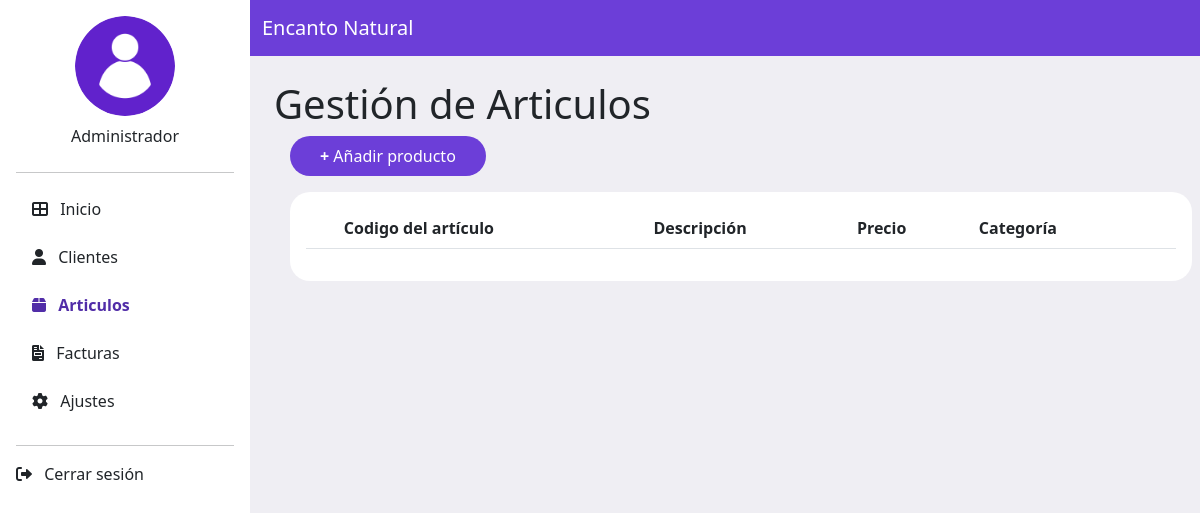
Before: /vista/articulos.php with the older database file.
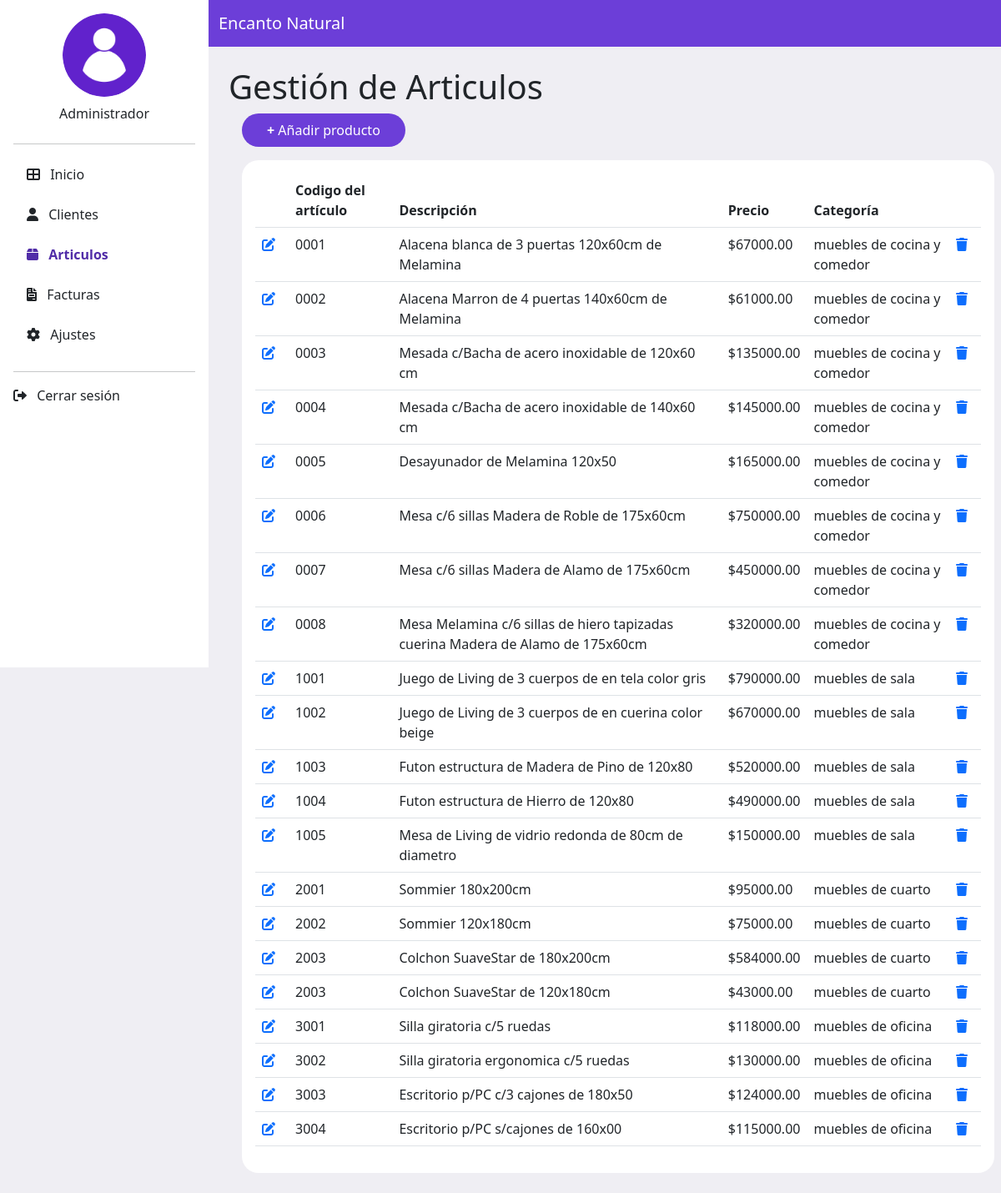
After: the same page with the newer database file.
### tables this page shows
CREATE TABLE `producto` (
  `id_producto` int(11) NOT NULL,
  `codigo_producto` varchar(250) NOT NULL,
  `descripcion_producto` varchar(250) NOT NULL,
  `precio_producto` decimal(10,2) NOT NULL,
  `categorias_id` int(11) DEFAULT NULL,
  `stock` varchar(50) DEFAULT NULL
);

CREATE TABLE `categorias` (
  `id` int(11) NOT NULL,
  `nombre` varchar(255) NOT NULL,
  `producto_id` int(11) DEFAULT NULL
);

### modelo/conexion.php (called while the page is built, shortened)
<?php
class Conexion
{
    private $conexion;
    public function __construct()
    {
        $this->conexion = new mysqli("localhost:3307", "root", "", "facturacion");
    }
    public function obtener_productos()
    {
        $sql = "SELECT p.id_producto, p.codigo_producto, p.descripcion_producto, p.precio_producto, c.nombre AS nombre_categoria
                FROM producto p
                JOIN categorias c ON p.categorias_id = c.id";
        $result = $this->conexion->query($sql);
        if ($result && $result->num_rows > 0) {
            $productos = array();
            while ($row = $result->fetch_assoc()) {
                $productos[] = $row;
            }
            return $productos;
        } else {
            return array();
        }
    }
}

### vista/articulos.php (the view, shortened to what this page needs)
<!DOCTYPE html>
<html lang="en">
<head>
  <link href="https://cdn.jsdelivr.net/npm/bootstrap@5.3.0/dist/css/bootstrap.min.css" rel="stylesheet">
  <link rel="stylesheet" href="https://cdnjs.cloudflare.com/ajax/libs/font-awesome/6.0.0-beta3/css/all.min.css">
  <link rel="stylesheet" href="styles.css">
</head>
<body>
  <?php
  include_once("../modelo/conexion.php");
  $modelo = new conexion();
  $productos = $modelo->obtener_productos();
  ?>
  <div class="d-flex">
    <div id="sidebar" class="bg-light p-3">
    <div class="text-center mb-4">
        <img src="img/user1.png" class="rounded-circle" alt="Avatar">
        <p class="mt-2">Administrador <br><?php session_start();
                                          echo htmlspecialchars($_SESSION["nombre_usuario"]) ?> </p>
      </div>
      <hr>
      <ul class="nav flex-column">
        <li class="nav-item mb-2">
          <a class="nav-link text-dark" href="admin.php"><i class="fas fa-th-large me-2"></i> Inicio</a>
        </li>
        <li class="nav-item mb-2">
          <a class="nav-link text-dark" href="clientes.php"><i class="fas fa-user me-2"></i> Clientes</a>
        </li>
        <li class="nav-item mb-2">
          <a class="nav-link text-dark active" href="articulos.php"><i class="fas fa-box me-2"></i> Articulos</a>
        </li>
        <li class="nav-item mb-2">
          <a class="nav-link text-dark" href="facturas.php"><i class="fas fa-file-invoice me-2"></i> Facturas</a>
        </li>
        <li class="nav-item mb-2">
          <a class="nav-link text-dark" href="ajustes.php"><i class="fas fa-cog me-2"></i> Ajustes</a>
        </li>
      </ul>
      <hr>
      <div class="mt-auto">
        <a class="nav-link text-dark" href="../controlador/cerrarSession.php"><i class="fas fa-sign-out-alt me-2"></i> Cerrar sesión</a>
      </div>
    </div>
    <div class="w-100">
      <nav class="navbar navbar-expand-lg navbar-light text-white">
        <div class="container-fluid">
          <span class="navbar-brand text-white">Encanto Natural</span>
        </div>
      </nav>
      <div class="content p-4">
        <div class="title-box">
          <h1>Gestión de Articulos</h1>
        </div>
        <a class="btn custom-btn btn-center mb-3 ms-3" onclick="abrirRecuadroo()"><b>+</b> Añadir producto </a>
        <div class="card custom-card ms-3">
          <div class="card-body">
            <table class="table table-hover">
              <thead>
                <tr>
                  <th scope="col"> </th>
                  <th scope="col">Codigo del artículo</th>
                  <th scope="col">Descripción</th>
                  <th scope="col">Precio</th>
                  <th scope="col">Categoría</th>
                  <th scope="col"> </th>
                </tr>
              </thead>
              <tbody>
                <?php
                foreach ($productos as $producto) {
                   echo "<th><a scope='row' href='../controlador/productoA.php?accion=editar&id=" . $producto["id_producto"] . "'><i class='fas fa-edit me-2'></i></a></th>";
                  echo "<td>" . $producto["codigo_producto"] . "</td>";
                  echo "<td>" . $producto["descripcion_producto"] . "</td>";
                  echo "<td>$" . $producto["precio_producto"] . "</td>";
                  echo "<td>" . $producto["nombre_categoria"] . "</td>";
                  echo "<th><a scope='row' href='../controlador/productoA.php?accion=eliminar&id=" . $producto["id_producto"] . "'><i class='fas fa-trash me-2'></i></a></th>";
                }
                ?>
              </tbody>
            </table>
          </div>
        </div>
</body>
</html>

Changed rows visible on the page:
now on this page (row edited): producto: codigo_producto "0001", descripcion_producto "Alacena blanca de 3 puertas 120x60cm de Melamina", precio_producto "67000.00", categorias.nombre "muebles de cocina y comedor"
added producto: codigo_producto "0002", descripcion_producto "Alacena Marron de 4 puertas 140x60cm de Melamina", precio_producto "61000.00", categorias.nombre "muebles de cocina y comedor"
added producto: codigo_producto "0003", descripcion_producto "Mesada c/Bacha de acero inoxidable de 120x60 cm", precio_producto "135000.00", categorias.nombre "muebles de cocina y comedor"
added producto: codigo_producto "0004", descripcion_producto "Mesada c/Bacha de acero inoxidable de 140x60 cm", precio_producto "145000.00", categorias.nombre "muebles de cocina y comedor"
added producto: codigo_producto "0005", descripcion_producto "Desayunador de Melamina 120x50", precio_producto "165000.00", categorias.nombre "muebles de cocina y comedor"
added producto: codigo_producto "0006", descripcion_producto "Mesa c/6 sillas Madera de Roble de 175x60cm", precio_producto "750000.00", categorias.nombre "muebles de cocina y comedor"
added producto: codigo_producto "0007", descripcion_producto "Mesa c/6 sillas Madera de Alamo de 175x60cm", precio_producto "450000.00", categorias.nombre "muebles de cocina y comedor"
added producto: codigo_producto "0008", descripcion_producto "Mesa Melamina c/6 sillas de hiero tapizadas cuerina Madera de Alamo de 175x60cm", precio_producto "320000.00", categorias.nombre "muebles de cocina y comedor"
added producto: codigo_producto "1001", descripcion_producto "Juego de Living de 3 cuerpos de en tela color gris", precio_producto "790000.00", categorias.nombre "muebles de sala"
added producto: codigo_producto "1002", descripcion_producto "Juego de Living de 3 cuerpos de en cuerina color beige", precio_producto "670000.00", categorias.nombre "muebles de sala"
added producto: codigo_producto "1003", descripcion_producto "Futon estructura de Madera de Pino de 120x80", precio_producto "520000.00", categorias.nombre "muebles de sala"
added producto: codigo_producto "1004", descripcion_producto "Futon estructura de Hierro de 120x80", precio_producto "490000.00", categorias.nombre "muebles de sala"
added producto: codigo_producto "1005", descripcion_producto "Mesa de Living de vidrio redonda de 80cm de diametro", precio_producto "150000.00", categorias.nombre "muebles de sala"
added producto: codigo_producto "2001", descripcion_producto "Sommier 180x200cm", precio_producto "95000.00", categorias.nombre "muebles de cuarto"
added producto: codigo_producto "2002", descripcion_producto "Sommier 120x180cm", precio_producto "75000.00", categorias.nombre "muebles de cuarto"
added producto: codigo_producto "2003", descripcion_producto "Colchon SuaveStar de 180x200cm", precio_producto "584000.00", categorias.nombre "muebles de cuarto"
added producto: codigo_producto "2003", descripcion_producto "Colchon SuaveStar de 120x180cm", precio_producto "43000.00", categorias.nombre "muebles de cuarto"
added producto: codigo_producto "3001", descripcion_producto "Silla giratoria c/5 ruedas", precio_producto "118000.00", categorias.nombre "muebles de oficina"
added producto: codigo_producto "3002", descripcion_producto "Silla giratoria ergonomica c/5 ruedas", precio_producto "130000.00", categorias.nombre "muebles de oficina"
added producto: codigo_producto "3003", descripcion_producto "Escritorio p/PC c/3 cajones de 180x50", precio_producto "124000.00", categorias.nombre "muebles de oficina"
added producto: codigo_producto "3004", descripcion_producto "Escritorio p/PC s/cajones de 160x00", precio_producto "115000.00", categorias.nombre "muebles de oficina"
